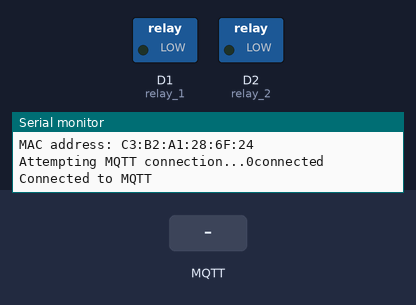
This sketch was run on a simulated Arduino MKR. Shown: switched loads named in the sketch (green lamp = pin HIGH), the last lines printed to the serial monitor. The test bench sets the inputs (shaded band). WiFi joins after 1.5 s; servers stay silent unless stated; no MQTT or app messages arrive unless stated.

Above: at 12.7 s.
12.8 s: MQTT message "HIGH" arrives on the first subscribed topic
At 13.1 s:
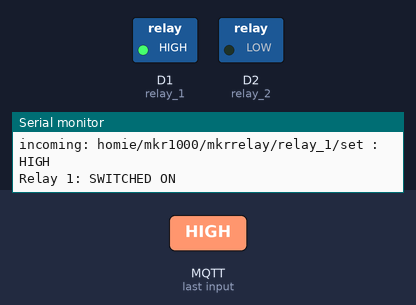
14.3 s: MQTT message "HIGH" arrives on the second subscribed topic
At 15.4 s:
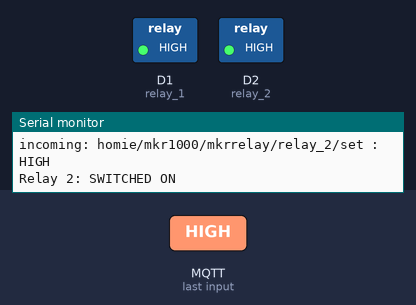
15.8 s: MQTT message "LOW" arrives on the first subscribed topic
At 16.6 s:
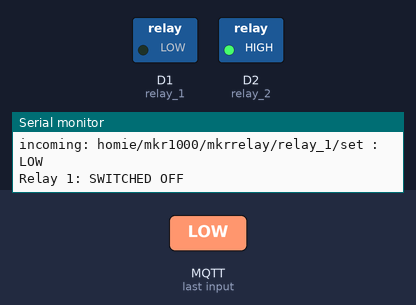
17.3 s: MQTT message "LOW" arrives on the second subscribed topic
At 17.7 s:
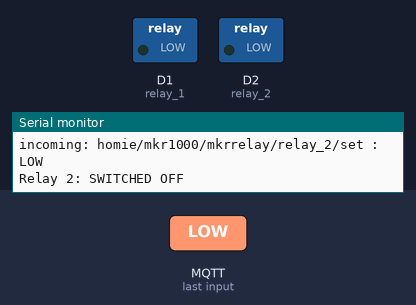
Timing chart, 0 to 19.8 s (numbered marks = the images above; inputs shaded):
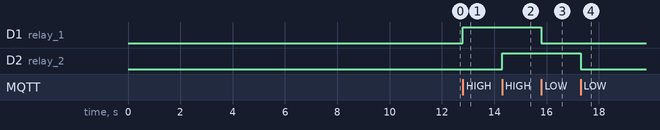

Measured:
- after the input at 12.8 s, D1 (relay_1): LOW → HIGH at once
- after the input at 14.3 s, D2 (relay_2): LOW → HIGH at once
- after the input at 15.8 s, D1 (relay_1): HIGH → LOW at once
- after the input at 17.3 s, D2 (relay_2): HIGH → LOW at once

The sketch:

ArduinoRelays.ino
```cpp
#include <SPI.h>
#include <WiFi101.h>
#include <MQTT.h>
#include <MQTTClient.h>
#include <Arduino_MKRENV.h>
#include <string.h>

#include "arduino_secrets.h"
///////please enter your sensitive data in the Secret tab/arduino_secrets.h
char ssid[] = SECRET_SSID;        // your network SSID (name)
char pass[] = SECRET_PASS;        // your network password (use for WPA, or use as key for WEP)
char mqttUser[] = MQTT_USER;      // User
char mqttPass[] = MQTT_PASS;      // Password
int status = WL_IDLE_STATUS;     // the WiFi radio's status
char mqttServer[] = SECRET_MQTT_HOST;
char mqttClientId[] = SECRET_MQTT_CLIENT_ID;
const int mqttport = 1883;

// Relays on pins 1 and 2
const int relay_1 = 1;
const int relay_2 = 2;

// Callback function header
void callback(char* topic, byte* payload, unsigned int length);

//Process Message
void messageReceived(String &topic, String &payload);

// Initialize the client library
WiFiClient wifiClient;
MQTTClient mqttClient;
//IPAddress server(192,168,1,46);

long lastReconnectAttempt = 0;
long now;


//boolean reconnect() {
//  Serial.print("Attempting MQTT connection...");
//  if (mqttClient.connect("arduinoClient", mqttuser, mqttpass)) {
//    Serial.println("Arduino connected to MQTT");
//    // Once connected, publish an announcement...
//    mqttClient.publish("outTopic","hello world");
//    // ... and resubscribe
//    mqttClient.subscribe("inTopic");
//  }else {
//    Serial.print("Failed, rc=");
//    Serial.print(mqttClient.connected());
//    Serial.println(" try again in 5 seconds");
//  }
//
//  return mqttClient.connected();
//}

void connectMqttServer()
{
    Serial.print("checking wifi...");
    while (WiFi.status() != WL_CONNECTED)
    {
        Serial.print(".");
        delay(1000);
    }
    /*
    randomSeed(analogRead(0));
    randNumber = random(300);
    char mqttClientId[] = String(randNumber);
    */
    // MQTT client connection request
    mqttClient.begin(mqttServer, wifiClient);
    Serial.print("\nconnecting to MQTT server...");
    while (!mqttClient.connect(mqttClientId, mqttUser, mqttPass))
    {
        Serial.print(".");
        delay(1000);
    }
    Serial.println("\nconnected!");

    mqttClient.subscribe("/hello");
}


int incomingByte = 0; // for incoming serial data
String input = "";

void setup() {
  pinMode(relay_1, OUTPUT);
  pinMode(relay_2, OUTPUT);
  //Initialize serial and wait for port to open:
  Serial.begin(9600);
  while (!Serial) {
    ; // wait for serial port to connect. Needed for native USB port only
  }

  //Initialize MRKENV
  if (!ENV.begin()) {
    Serial.println("Failed to initialize MKR ENV shield!");
    while (1);
  }

  // check for the presence of the shield:
  if (WiFi.status() == WL_NO_SHIELD) {
    Serial.println("WiFi shield not present");
    // don't continue:
    while (true);
  }

  // attempt to connect to WiFi network:
  while ( status != WL_CONNECTED) {
    Serial.print("Attempting to connect to WPA SSID: ");
    Serial.println(ssid);
    // Connect to WPA/WPA2 network:
    status = WiFi.begin(ssid, pass);

    // wait 10 seconds for connection:
    delay(10000);
  }

  // you're connected now, so print out the data:
  Serial.print("You're connected to the network");
  printCurrentNet();
  printWiFiData();

  // MQTT client connection request
  mqttClient.begin(mqttServer, wifiClient);
  Serial.print("Attempting MQTT connection...");
  Serial.print(mqttClient.connected());
  if (mqttClient.connect("arduinoClient", mqttUser, mqttPass)) {
    Serial.println("connected");
    //mqttClient.publish("outTopic","hello world");
    //mqttClient.subscribe("inTopic");
     Serial.println("Connected to MQTT");
     mqttClient.subscribe("homie/mkr1000/mkrrelay/relay_1/set");
     mqttClient.subscribe("homie/mkr1000/mkrrelay/relay_2/set");
     mqttClient.onMessage(messageReceived);

     //client.subscribe("/hello");

     mqttClientPublishInit();
  }
  lastReconnectAttempt = 0;
}

void mqttClientPublishInit(){
  mqttClient.publish("homie/arduino/$homie", "3.0", true);
  mqttClient.publish("homie/arduino/$name", "Arduino MKR1000", true);
  mqttClient.publish("homie/arduino/$nodes", "mkrenv", true);
  mqttClient.publish("homie/arduino/$state", "ready", true);

//  mqttClient.publish("homie/arduino/mkrenv/$name", "Lisardo's MKRENV", true);
//  mqttClient.publish("homie/arduino/mkrenv/$properties", "(temperature, humidity, pressure, illuminance, uva, uvb, uvindex)", true);
//  //Temperature
//  mqttClient.publish("homie/arduino/mkrenv/temperature/$name", "Temperature", true);
//  mqttClient.publish("homie/arduino/mkrenv/temperature/$unit", "ºC", true);
//  mqttClient.publish("homie/arduino/mkrenv/temperature/$datatype", "float", true);
//  mqttClient.publish("homie/arduino/mkrenv/temperature/$settable", "true", true);
//  //Humidity
//  mqttClient.publish("homie/arduino/mkrenv/humidity/$name", "Humidity", true);
//  mqttClient.publish("homie/arduino/mkrenv/humidity/$unit", "%", true);
//  mqttClient.publish("homie/arduino/mkrenv/humidity/$datatype", "float", true);
//  mqttClient.publish("homie/arduino/mkrenv/humidity/$settable", "true", true);
//  //Pressure
//  mqttClient.publish("homie/arduino/mkrenv/pressure/$name", "Pressure", true);
//  mqttClient.publish("homie/arduino/mkrenv/pressure/$unit", "kPa", true);
//  mqttClient.publish("homie/arduino/mkrenv/pressure/$datatype", "float", true);
//  mqttClient.publish("homie/arduino/mkrenv/pressure/$settable", "true", true);
//  //Illuminance
//  mqttClient.publish("homie/arduino/mkrenv/illuminance/$name", "Illuminance", true);
//  mqttClient.publish("homie/arduino/mkrenv/illuminance/$unit", "lx", true);
//  mqttClient.publish("homie/arduino/mkrenv/illuminance/$datatype", "float", true);
//  mqttClient.publish("homie/arduino/mkrenv/illuminance/$settable", "true", true);
//  //UVA
//  mqttClient.publish("homie/arduino/mkrenv/uva/$name", "UVA", true);
//  mqttClient.publish("homie/arduino/mkrenv/uva/$unit", "", true);
//  mqttClient.publish("homie/arduino/mkrenv/uva/$datatype", "float", true);
//  mqttClient.publish("homie/arduino/mkrenv/uva/$settable", "true", true);
//  //UVB
//  mqttClient.publish("homie/arduino/mkrenv/uvb/$name", "UVB", true);
//  mqttClient.publish("homie/arduino/mkrenv/uvb/$unit", "", true);
//  mqttClient.publish("homie/arduino/mkrenv/uvb/$datatype", "float", true);
//  mqttClient.publish("homie/arduino/mkrenv/uvb/$settable", "true", true);
//  //UVIndex
//  mqttClient.publish("homie/arduino/mkrenv/uvindex/$name", "UV Index", true);
//  mqttClient.publish("homie/arduino/mkrenv/uvindex/$unit", "", true);
//  mqttClient.publish("homie/arduino/mkrenv/uvindex/$datatype", "float", true);
//  mqttClient.publish("homie/arduino/mkrenv/uvindex/$settable", "true", true);
}

void loop()
{
    // MQTT client:
    mqttClient.loop();

    if (!mqttClient.connected())
    {
        connectMqttServer();
    }
}

//void mqttPublish(){
//   // read all the sensor values
//  float temperature = ENV.readTemperature();
//  float humidity    = ENV.readHumidity();
//  float pressure    = ENV.readPressure();
//  float illuminance = ENV.readIlluminance();
//  float uva         = ENV.readUVA();
//  float uvb         = ENV.readUVB();
//  float uvIndex     = ENV.readUVIndex();
//
//  // print each of the sensor values and publish its value in mqtt
//  Serial.print("Temperature = ");
//  Serial.print(temperature);
//  Serial.println(" °C");
//  //dtostrf(temperature,0, 0, buffer);
//  mqttClient.publish("homie/arduino/mkrenv/temperature", String(temperature).c_str(), true);
//
//  Serial.print("Humidity    = ");
//  Serial.print(humidity);
//  Serial.println(" %");
//  mqttClient.publish("homie/arduino/mkrenv/humidity", String(humidity).c_str(), true);
//
//  Serial.print("Pressure    = ");
//  Serial.print(pressure);
//  Serial.println(" kPa");
//  mqttClient.publish("homie/arduino/mkrenv/pressure", String(pressure).c_str(), true);
//
//  Serial.print("Illuminance = ");
//  Serial.print(illuminance);
//  Serial.println(" lx");
//  mqttClient.publish("homie/arduino/mkrenv/illuminance", String(illuminance).c_str(), true);
//
//  Serial.print("UVA         = ");
//  Serial.println(uva);
//  mqttClient.publish("homie/arduino/mkrenv/uva", String(uva).c_str(), true);
//
//  Serial.print("UVB         = ");
//  Serial.println(uvb);
//  mqttClient.publish("homie/arduino/mkrenv/uvb", String(uvb).c_str(), true);
//
//  Serial.print("UV Index    = ");
//  Serial.println(uvIndex);
//  mqttClient.publish("homie/arduino/mkrenv/uvindex", String(uvIndex).c_str(), true);
//
//  // print an empty line
//  Serial.println();
//
//}


void printWiFiData() {
  // print your WiFi shield's IP address:
  IPAddress ip = WiFi.localIP();
  Serial.print("IP Address: ");
  Serial.println(ip);
  Serial.println(ip);

  // print your MAC address:
  byte mac[6];
  WiFi.macAddress(mac);
  Serial.print("MAC address: ");
  printMacAddress(mac);

}

void printCurrentNet() {
  // print the SSID of the network you're attached to:
  Serial.print("SSID: ");
  Serial.println(WiFi.SSID());

  // print the MAC address of the router you're attached to:
  byte bssid[6];
  WiFi.BSSID(bssid);
  Serial.print("BSSID: ");
  printMacAddress(bssid);

  // print the received signal strength:
  long rssi = WiFi.RSSI();
  Serial.print("signal strength (RSSI):");
  Serial.println(rssi);

  // print the encryption type:
  byte encryption = WiFi.encryptionType();
  Serial.print("Encryption Type:");
  Serial.println(encryption, HEX);
  Serial.println();
}

void printMacAddress(byte mac[]) {
  for (int i = 5; i >= 0; i--) {
    if (mac[i] < 16) {
      Serial.print("0");
    }
    Serial.print(mac[i], HEX);
    if (i > 0) {
      Serial.print(":");
    }
  }
  Serial.println();
}


void messageReceived(String &topic, String &payload) {
  String statusRelay1= "homie/mkr1000/mkrrelay/relay_1";
  String statusRelay2= "homie/mkr1000/mkrrelay/relay_2";

  Serial.println("incoming: " + topic + " : " + payload);
    if(topic.equals("homie/mkr1000/mkrrelay/relay_1/set"))  {
        if (payload.equals("HIGH")) {
          digitalWrite(relay_1, HIGH);
          if (mqttClient.publish(statusRelay1, payload, true,2)){
            Serial.println("Relay 1: SWITCHED ON");
          }
        }
        if (payload.equals("LOW")){
          digitalWrite(relay_1, LOW);
          if (mqttClient.publish(statusRelay1, payload, true,2)) {
            Serial.println("Relay 1: SWITCHED OFF");
          }
        }
    }
    if(topic.equals("homie/mkr1000/mkrrelay/relay_2/set"))  {
        if (payload.equals("HIGH")) {
          digitalWrite(relay_2, HIGH);
          if (mqttClient.publish(statusRelay2, payload, true,2)) {
            Serial.println("Relay 2: SWITCHED ON");
          }
        }
        if (payload.equals("LOW")){
          digitalWrite(relay_2, LOW);
          if (mqttClient.publish(statusRelay2, payload, true,2)) {
            Serial.println("Relay 2: SWITCHED OFF");
          }
        }
    }
}
```

arduino_secrets.h
```cpp
#define SECRET_SSID "IotWifiBridged"
#define SECRET_PASS "Iot-2019"
#define MQTT_USER "mqtt_iotuser"
#define MQTT_PASS "mqttiot.2019"
#define SECRET_MQTT_CLIENT_ID "1883"
#define SECRET_MQTT_HOST "192.168.1.40"
```
